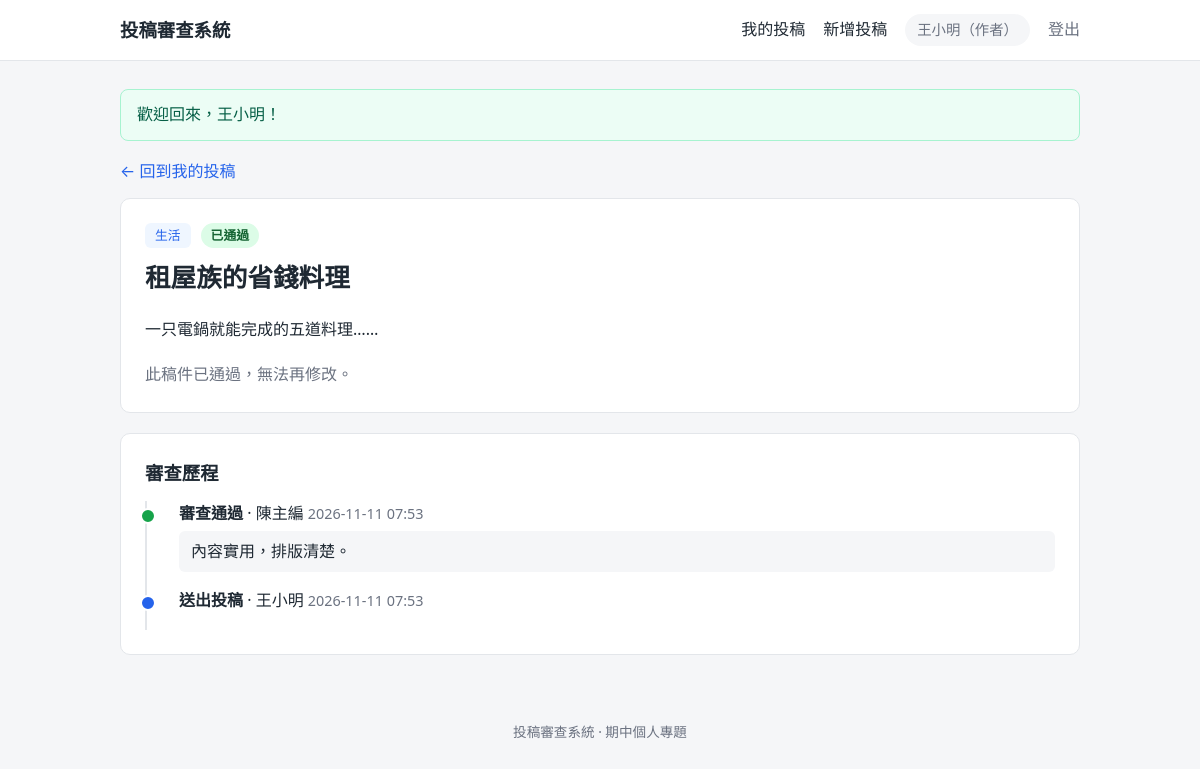
/author/view.php?id=3 (signed in), run on the app's committed database.
### tables this page shows
CREATE TABLE manuscripts (
    id           INT AUTO_INCREMENT PRIMARY KEY,
    author_id    INT NOT NULL,
    category_id  INT NOT NULL,
    title        VARCHAR(200) NOT NULL,
    content      TEXT NOT NULL,
    status       ENUM('editing', 'reviewing', 'approved') NOT NULL DEFAULT 'editing',
    submitted_at DATETIME NULL,
    created_at   DATETIME NOT NULL DEFAULT CURRENT_TIMESTAMP,
    updated_at   DATETIME NOT NULL DEFAULT CURRENT_TIMESTAMP ON UPDATE CURRENT_TIMESTAMP,
    CONSTRAINT fk_manuscript_author   FOREIGN KEY (author_id)   REFERENCES users(id),
    CONSTRAINT fk_manuscript_category FOREIGN KEY (category_id) REFERENCES categories(id),
    INDEX idx_author_status (author_id, status),
    INDEX idx_status (status)
);

CREATE TABLE users (
    id            INT AUTO_INCREMENT PRIMARY KEY,
    username      VARCHAR(50)  NOT NULL UNIQUE,
    password_hash VARCHAR(255) NOT NULL,
    display_name  VARCHAR(50)  NOT NULL,
    role          ENUM('author', 'editor') NOT NULL,
    created_at    DATETIME NOT NULL DEFAULT CURRENT_TIMESTAMP
);

CREATE TABLE categories (
    id   INT AUTO_INCREMENT PRIMARY KEY,
    name VARCHAR(50) NOT NULL UNIQUE
);

CREATE TABLE review_logs (
    id            INT AUTO_INCREMENT PRIMARY KEY,
    manuscript_id INT NOT NULL,
    user_id       INT NOT NULL,
    action        ENUM('submit', 'approve', 'reject') NOT NULL,
    comment       TEXT NULL,
    created_at    DATETIME NOT NULL DEFAULT CURRENT_TIMESTAMP,
    CONSTRAINT fk_log_manuscript FOREIGN KEY (manuscript_id) REFERENCES manuscripts(id) ON DELETE CASCADE,
    CONSTRAINT fk_log_user       FOREIGN KEY (user_id)       REFERENCES users(id)
);

### includes/db.php (called while the page is built, shortened)
<?php
function db(): PDO
{
    static $pdo = null;
    if ($pdo === null) {
        $dsn = sprintf(
            'mysql:host=%s;port=%s;dbname=%s;charset=utf8mb4',
            env('DB_HOST', '127.0.0.1'),
            env('DB_PORT', '3306'),
            env('DB_NAME', 'submission_review')
        );
        $pdo = new PDO($dsn, env('DB_USER', 'root'), env('DB_PASS', ''), [
            PDO::ATTR_ERRMODE            => PDO::ERRMODE_EXCEPTION,
            PDO::ATTR_DEFAULT_FETCH_MODE => PDO::FETCH_ASSOC,
            PDO::ATTR_EMULATE_PREPARES   => false,
        ]);
    }
    return $pdo;
}

### includes/manuscripts.php (called while the page is built, shortened)
<?php
require_once __DIR__ . '/helpers.php';
function find_manuscript(int $id): ?array
{
    $stmt = db()->prepare(
        'SELECT m.*, c.name AS category, u.display_name AS author
         FROM manuscripts m
         JOIN categories c ON c.id = m.category_id
         JOIN users u ON u.id = m.author_id
         WHERE m.id = ?'
    );
    $stmt->execute([$id]);
    return $stmt->fetch() ?: null;
}
function find_own_manuscript(int $id, int $authorId): ?array
{
    $m = find_manuscript($id);
    return ($m && (int) $m['author_id'] === $authorId) ? $m : null;
}
function review_logs(int $manuscriptId): array
{
    $stmt = db()->prepare(
        'SELECT l.action, l.comment, l.created_at, u.display_name
         FROM review_logs l JOIN users u ON u.id = l.user_id
         WHERE l.manuscript_id = ?
         ORDER BY l.created_at DESC, l.id DESC'
    );
    $stmt->execute([$manuscriptId]);
    return $stmt->fetchAll();
}

### author/view.php (the view, shortened to what this page needs)
<?php
require_once __DIR__ . '/../includes/manuscripts.php';
$user = require_role('author');
$m = find_own_manuscript((int) ($_GET['id'] ?? 0), (int) $user['id']);
$logs = review_logs((int) $m['id']);
require __DIR__ . '/../includes/header.php';
?>
<a class="back" href="<?= h(url('author/index.php')) ?>">← 回到我的投稿</a>
<article class="card manuscript">
    <div class="meta">
        <span class="tag"><?= h($m['category']) ?></span>
        <?= status_badge($m['status']) ?>
    </div>
    <h1><?= h($m['title']) ?></h1>
    <div class="content"><?= nl2br(h($m['content'])) ?></div>
    <?php if ($m['status'] === 'editing'): ?>
        <div class="form-actions">
            <a class="btn" href="<?= h(url('author/edit.php?id=' . $m['id'])) ?>">編輯</a>
            <form method="post" action="<?= h(url('author/delete.php')) ?>" class="inline" onsubmit="return confirm('確定刪除這篇稿件？')">
                <?= csrf_field() ?>
                <input type="hidden" name="id" value="<?= (int) $m['id'] ?>">
                <button class="btn btn-danger">刪除</button>
            </form>
            <form method="post" action="<?= h(url('author/submit.php')) ?>" class="inline" onsubmit="return confirm('送出後將無法修改，確定送出審查？')">
                <?= csrf_field() ?>
                <input type="hidden" name="id" value="<?= (int) $m['id'] ?>">
                <button class="btn btn-primary">送出投稿</button>
            </form>
        </div>
    <?php else: ?>
        <p class="hint">此稿件<?= $m['status'] === 'reviewing' ? '審查中' : '已通過' ?>，無法再修改。</p>
    <?php endif; ?>
</article>
<?php require __DIR__ . '/../includes/review_history.php'; ?>
<?php require __DIR__ . '/../includes/footer.php'; ?>

### includes/header.php (shortened to what this page needs)
<?php
$user = current_user();
$flash = take_flash();
?>
<!DOCTYPE html>
<html lang="zh-Hant">
<head>
    <link rel="stylesheet" href="<?= h(url('assets/style.css')) ?>">
</head>
<body>
<header class="topbar">
    <div class="container topbar-inner">
        <a class="brand" href="<?= h(url($user ? home_path($user) : 'login.php')) ?>">投稿審查系統</a>
        <?php if ($user): ?>
            <nav class="nav">
                <?php if ($user['role'] === 'author'): ?>
                    <a href="<?= h(url('author/index.php')) ?>">我的投稿</a>
                    <a href="<?= h(url('author/edit.php')) ?>">新增投稿</a>
                <?php else: ?>
                    <a href="<?= h(url('editor/index.php')) ?>">待審查清單</a>
                <?php endif; ?>
                <span class="user-chip"><?= h($user['display_name']) ?>（<?= $user['role'] === 'editor' ? '編輯' : '作者' ?>）</span>
                <form method="post" action="<?= h(url('logout.php')) ?>" class="inline">
                    <button type="submit" class="btn btn-link">登出</button>
                </form>
            </nav>
        <?php endif; ?>
    </div>
</header>
<main class="container">
<?php if ($flash): ?>
    <div class="alert alert-<?= h($flash['type']) ?>"><?= h($flash['message']) ?></div>
<?php endif; ?>

### includes/helpers.php (shortened to what this page needs)
<?php
require_once __DIR__ . '/db.php';
function h(?string $value): string
{
    return htmlspecialchars($value ?? '', ENT_QUOTES, 'UTF-8');
}
function url(string $path = ''): string
{
    return BASE_URL . '/' . ltrim($path, '/');
}
function status_badge(string $status): string
{
    return sprintf('<span class="badge badge-%s">%s</span>', h($status), h(STATUS_LABELS[$status] ?? $status));
}
function take_flash(): ?array
{
    $flash = $_SESSION['flash'] ?? null;
    return $flash;
}
function current_user(): ?array
{
    return $_SESSION['user'] ?? null;
}
function require_role(?string $role = null): array
{
    $user = current_user();
    return $user;
}
function home_path(array $user): string
{
    return $user['role'] === 'editor' ? 'editor/index.php' : 'author/index.php';
}

### includes/review_history.php (shortened to what this page needs)
<?php if ($logs): ?>
<section class="card">
    <h2>審查歷程</h2>
    <ol class="timeline">
        <?php foreach ($logs as $log): ?>
            <li class="timeline-<?= h($log['action']) ?>">
                <div><strong><?= h(ACTION_LABELS[$log['action']]) ?></strong> · <?= h($log['display_name']) ?>
                    <span class="muted"><?= h(substr($log['created_at'], 0, 16)) ?></span></div>
                <?php if ($log['comment']): ?><div class="comment"><?= nl2br(h($log['comment'])) ?></div><?php endif; ?>
            </li>
        <?php endforeach; ?>
    </ol>
</section>
<?php endif; ?>

### assets/style.css (style rules this page uses)
:root { --bg: #f5f6f8; --surface: #fff; --text: #1f2933; --muted: #6b7280; --border: #e3e6ea; --primary: #2563eb; --primary-dark: #1d4ed8; --danger: #dc2626; --success: #16a34a; --radius: 10px; }
* { box-sizing: border-box; }
body { margin: 0; font-family: system-ui, -apple-system, "Segoe UI", "Noto Sans TC", "Microsoft JhengHei", sans-serif; background: var(--bg); color: var(--text); line-height: 1.6; }
a { color: var(--primary); text-decoration: none; }
.container { max-width: 1000px; margin: 0 auto; padding: 0 20px; }
main.container { padding-top: 28px; padding-bottom: 40px; min-height: calc(100vh - 140px); }
.topbar { background: var(--surface); border-bottom: 1px solid var(--border); }
.topbar-inner { display: flex; align-items: center; justify-content: space-between; height: 60px; gap: 16px; }
.brand { font-weight: 700; font-size: 1.15rem; color: var(--text); }
.nav { display: flex; align-items: center; gap: 18px; flex-wrap: wrap; }
.nav a { color: var(--text); }
.user-chip { background: var(--bg); padding: 4px 12px; border-radius: 999px; font-size: .9rem; color: var(--muted); }
h1 { font-size: 1.6rem; margin: 0 0 18px; }
h2 { font-size: 1.15rem; margin: 0 0 14px; }
.count, .muted { color: var(--muted); font-size: .9rem; }
.card { background: var(--surface); border: 1px solid var(--border); border-radius: var(--radius); padding: 24px; margin-bottom: 20px; }
.btn { display: inline-block; padding: 8px 16px; border-radius: 8px; border: 1px solid var(--border); background: var(--surface); color: var(--text); font: inherit; cursor: pointer; text-decoration: none; }
.btn-link { background: none; border: none; color: var(--muted); padding: 0; }
form.inline { display: inline; }
.badge { display: inline-block; padding: 2px 10px; border-radius: 999px; font-size: .8rem; font-weight: 600; }
.badge-approved { background: #dcfce7; color: #166534; }
.tag { display: inline-block; padding: 2px 10px; border-radius: 6px; background: #eff6ff; color: var(--primary); font-size: .8rem; }
.alert { padding: 12px 16px; border-radius: 8px; margin-bottom: 18px; }
.alert-success { background: #ecfdf5; color: #065f46; border: 1px solid #a7f3d0; }
.back { display: inline-block; margin-bottom: 14px; }
.manuscript .meta { display: flex; gap: 10px; align-items: center; margin-bottom: 10px; flex-wrap: wrap; }
.manuscript .content { white-space: normal; margin-bottom: 20px; }
.hint { color: var(--muted); margin: 0; }
.timeline { list-style: none; margin: 0; padding: 0 0 0 18px; border-left: 2px solid var(--border); }
.timeline li { position: relative; padding: 0 0 16px 14px; }
.timeline li::before { content: ""; position: absolute; left: -25px; top: 7px; width: 12px; height: 12px; border-radius: 50%; background: var(--muted); border: 2px solid #fff; }
.timeline-submit::before { background: var(--primary) !important; }
.timeline-approve::before { background: var(--success) !important; }
.timeline .comment { margin-top: 4px; padding: 8px 12px; background: var(--bg); border-radius: 6px; }

### data on the page
manuscripts: author.display_name "王小明", category.name "生活", status "已通過", title "租屋族的省錢料理", content "一只電鍋就能完成的五道料理……"
review_logs: action "審查通過", user.display_name "陳主編", created_at "2026-11-11 07:53", comment "內容實用，排版清楚。"
review_logs: action "送出投稿", user.display_name "王小明", created_at "2026-11-11 07:53"

### other printed values
$flash['message'] "歡迎回來，王小明！"
